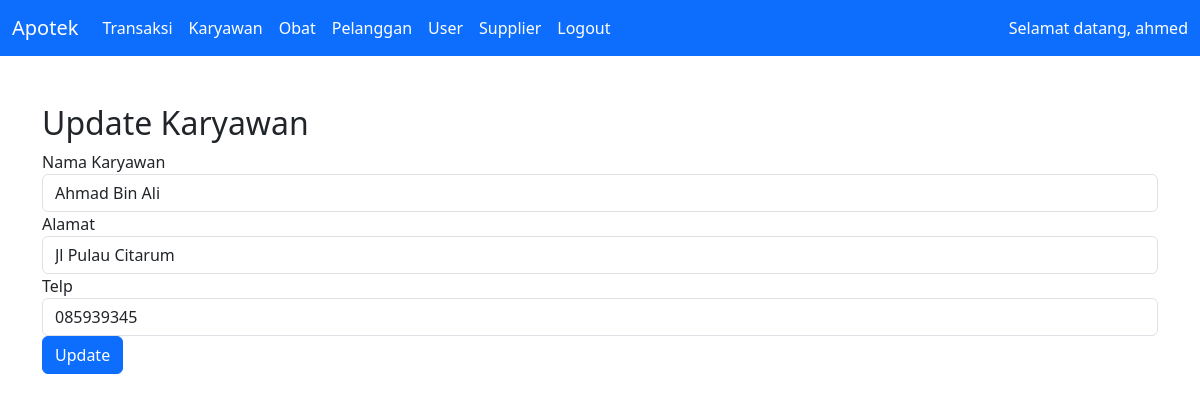
The page /pages/updateKaryawan.php?id=1003 (signed in) on the database its author committed.
### tables this page shows
CREATE TABLE `tb_karyawan` (
  `idkaryawan` int(4) NOT NULL,
  `namakaryawan` varchar(50) NOT NULL,
  `alamat` varchar(100) NOT NULL,
  `telp` varchar(15) NOT NULL
);

### pages/updateKaryawan.php (the view, shortened to what this page needs)
<?php
include "conn.php";
if (isset($_GET['id'])) {
    $id = $_GET['id'];
    $query = mysqli_query($conn, "SELECT * FROM tb_karyawan WHERE idkaryawan='$id'");
    $data = mysqli_fetch_assoc($query);
}
?>
<?php include "../components/header.php"; ?>
<div class="container mt-5">
    <h2>Update Karyawan</h2>
    <form method="post">
        <div class="form-group">
            <label>Nama Karyawan</label>
            <input type="text" name="namakaryawan" class="form-control" value="<?= $data['namakaryawan'] ?>" required>
        </div>
        <div class="form-group">
            <label>Alamat</label>
            <input type="text" name="alamat" class="form-control" value="<?= $data['alamat'] ?>" required>
        </div>
        <div class="form-group">
            <label>Telp</label>
            <input type="text" name="telp" class="form-control" value="<?= $data['telp'] ?>" required>
        </div>
        <button type="submit" class="btn btn-primary">Update</button>
    </form>
</div>
<?php include "../components/footer.php"; ?>

### rows shown on the page
tb_karyawan: namakaryawan "Ahmad Bin Ali", alamat "Jl Pulau Citarum", telp "085939345"

### other values the page prints
$_SESSION['username'] "ahmed"
